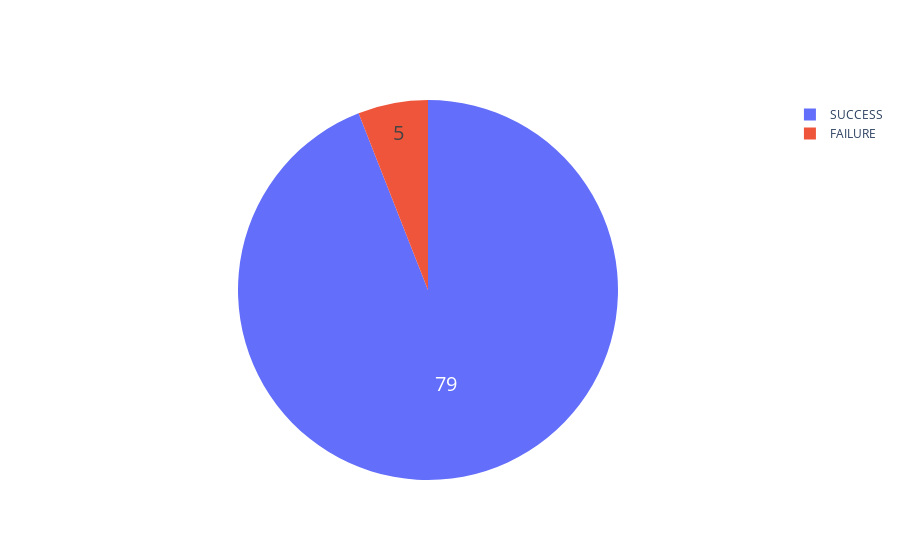

Write notebook code for a chart like this one.
### Code cell
fig = go.Figure(data=[go.Pie(labels=mission_outcome['Mission_outcome'],
                             values=mission_outcome['Count'])])
fig.update_traces(hoverinfo='label+percent', textinfo='value', textfont_size=20)
fig.show()

### Figure 1 — Plotly figure (JSON) as saved in the notebook; plotly's stock layout.template omitted (floating-point values rounded to 4 significant figures)
{"data": [{"hoverinfo": "label+percent", "labels": ["SUCCESS", "FAILURE"], "textfont": {"size": 20}, "textinfo": "value", "type": "pie", "values": [79, 5]}], "layout": {}}
